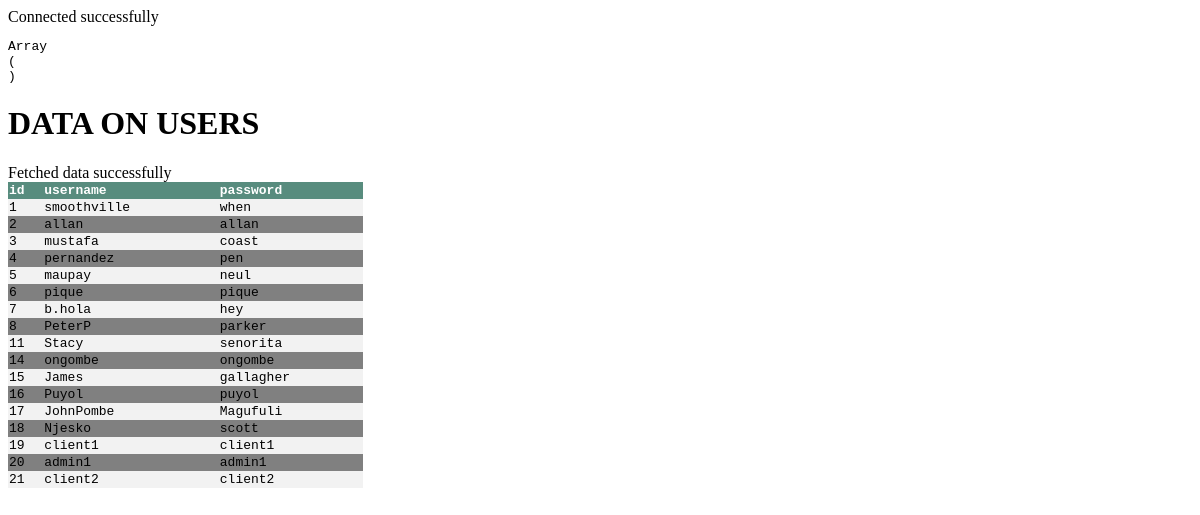
The page /process_dispaly.php on the database its author committed.
### tables this page shows
CREATE TABLE `user` (
  `id` int(4) NOT NULL,
  `first_name` varchar(25) NOT NULL,
  `second_name` varchar(25) NOT NULL,
  `email` varchar(50) NOT NULL,
  `username` varchar(25) NOT NULL,
  `password` varchar(25) NOT NULL,
  `choice` varchar(25) NOT NULL
);

### process_dispaly.php (the view, shortened to what this page needs)
<?php
require_once("db_connect.php");
echo "<pre>";
print_r($_POST);
echo "</pre>";
?>
<!DOCTYPE html>
<!DOCTYPE html>
<html>
<head>
</head>
<body>
	<div class="omg">
	<table>
		<h1>DATA ON USERS</h1>
		<tr>
			<th>id</th>
			<th>username</th>
			<th>password</th>
		</tr>
<?php
$sql = "SELECT id, username, `password` FROM user";
$result = mysqli_query($link, $sql);
   while($row = mysqli_fetch_assoc($result)) {
      echo "
      		<tr>
      			<td>".$row["id"]. "</td>
      			<td>" .$row["username"]. "</td>
      			<td>".$row["password"] . "</td>
      		</tr>" ;
   }
?>
		</table>
	</div>
	</body>
</html>

### process_dispaly.php (style rules this page uses)
table { border-collapse: collapse; width: 30%; font-family: monospace; background-color: grey; text-align: left; }
th { background-color: #588c7e; color: white; }
tr:nth-child(even) { background-color: #f2f2f2; }
.omg { box-sizing: border-box; }

### rows shown on the page
user: id "1", username "smoothville", password "when"
user: id "2", username "allan", password "allan"
user: id "3", username "mustafa", password "coast"
user: id "4", username "pernandez", password "pen"
user: id "5", username "maupay", password "neul"
user: id "6", username "pique", password "pique"
user: id "7", username "b.hola", password "hey"
user: id "8", username "PeterP", password "parker"
user: id "11", username "Stacy", password "senorita"
user: id "14", username "ongombe", password "ongombe"
user: id "15", username "James", password "gallagher"
user: id "16", username "Puyol", password "puyol"
user: id "17", username "JohnPombe", password "Magufuli"
user: id "18", username "Njesko", password "scott"
user: id "19", username "client1", password "client1"
user: id "20", username "admin1", password "admin1"
user: id "21", username "client2", password "client2"
